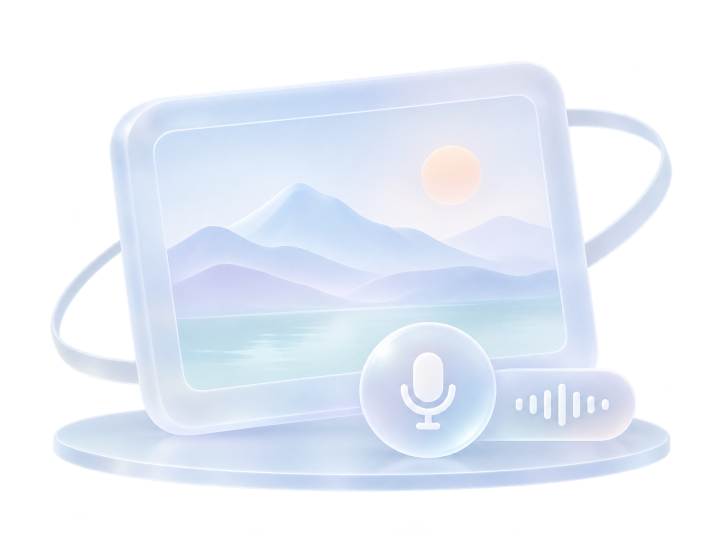
#> input picture miniprogram/design/observation-glass-original.png, 1448 x 1086 px (shown at 1/2 size)
$ python export-glass-art.py
#> lines starting #> are read from the running program, lines starting #| are printed output that depends on the picture
"""Development-only bitmap exports. Requires Pillow; no app runtime dependency.

Run this first, then export-glass-vectors.cjs to composite the editable curves.
The existing portrait, logo and observation task image are never overwritten.
"""
from pathlib import Path
from PIL import Image, ImageDraw, ImageFilter

ROOT = Path(__file__).resolve().parents[1]
W, H = 600, 1200
scene = Image.new('RGB', (W, H), '#dce6f5')
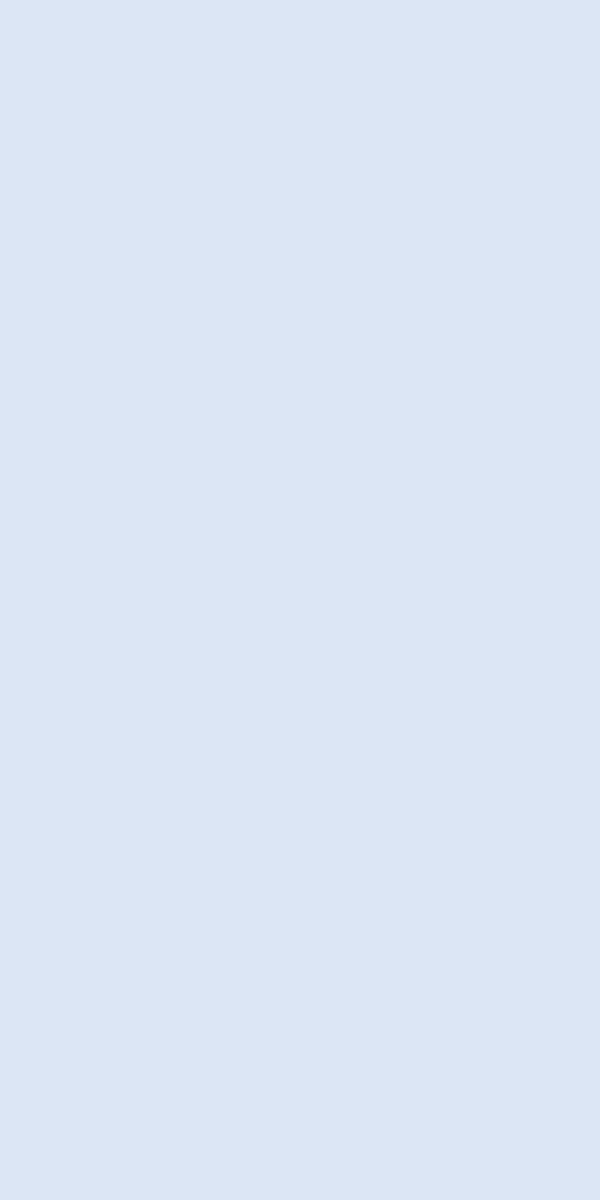
#> scene: PIL image 600x1200 RGB; mean R, G, B 220, 230, 245
glows = [
    ((-120, -150, 600, 500), (228, 238, 249, 210)),
    ((220, 200, 820, 850), (220, 218, 244, 150)),
    ((-220, 600, 400, 1300), (201, 230, 250, 190)),
    ((280, 650, 850, 1120), (244, 225, 220, 210)),
    ((-300, 350, 100, 850), (248, 237, 229, 150)),
    ((100, 950, 650, 1500), (238, 236, 250, 230)),
]
for box, color in glows:
    mask = Image.new('L', (W, H))
    ImageDraw.Draw(mask).ellipse(box, fill=color[3])
    mask = mask.filter(ImageFilter.GaussianBlur(100))
    scene = Image.composite(Image.new('RGB', (W, H), color[:3]), scene, mask)
#> this loop made 6 passes
#> pass 1, `mask = mask.filter(ImageFilter.GaussianBlur(100))`:
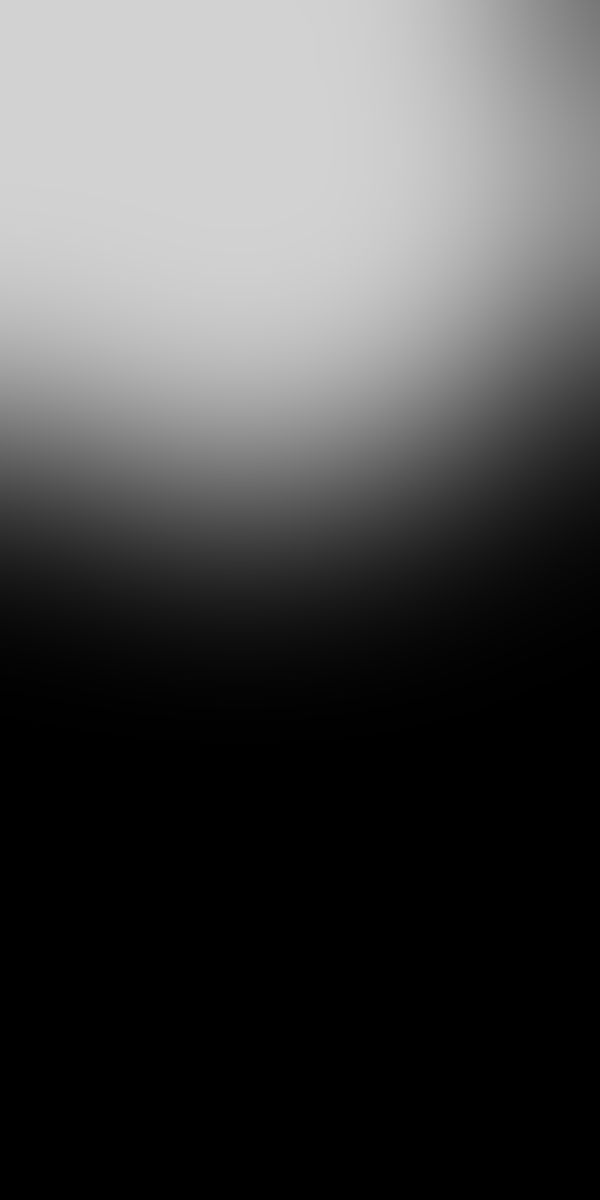
#> mask: PIL image 600x1200 L; min 0, max 210, mean 75.1
#> pass 2, `mask = mask.filter(ImageFilter.GaussianBlur(100))`:
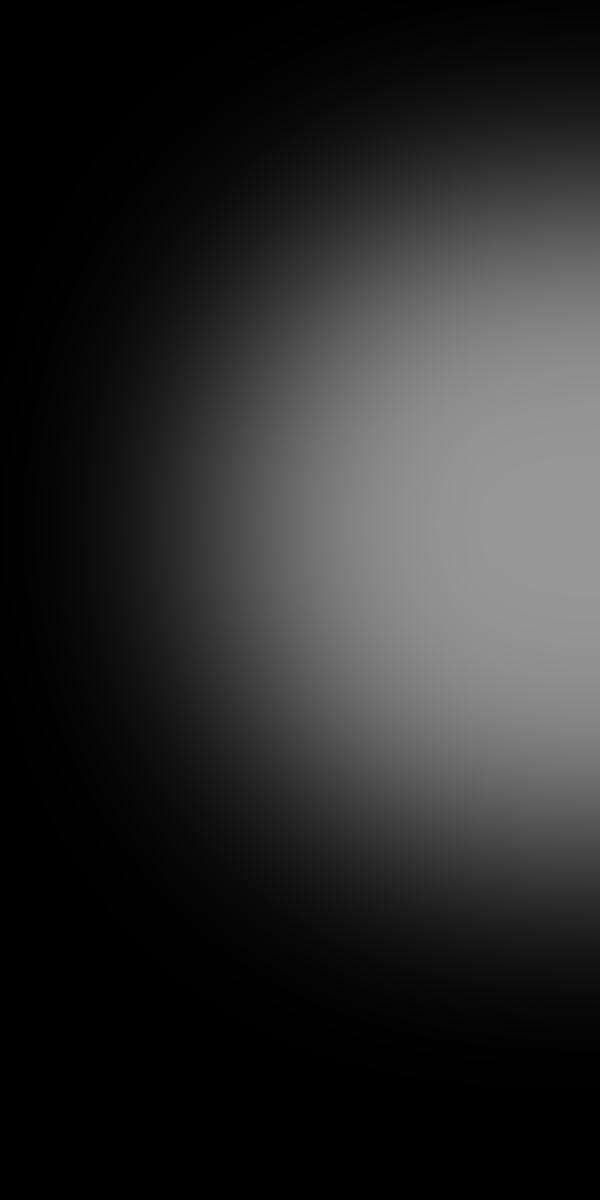
#> mask: PIL image 600x1200 L; min 0, max 150, mean 42.6
#> after the loop:
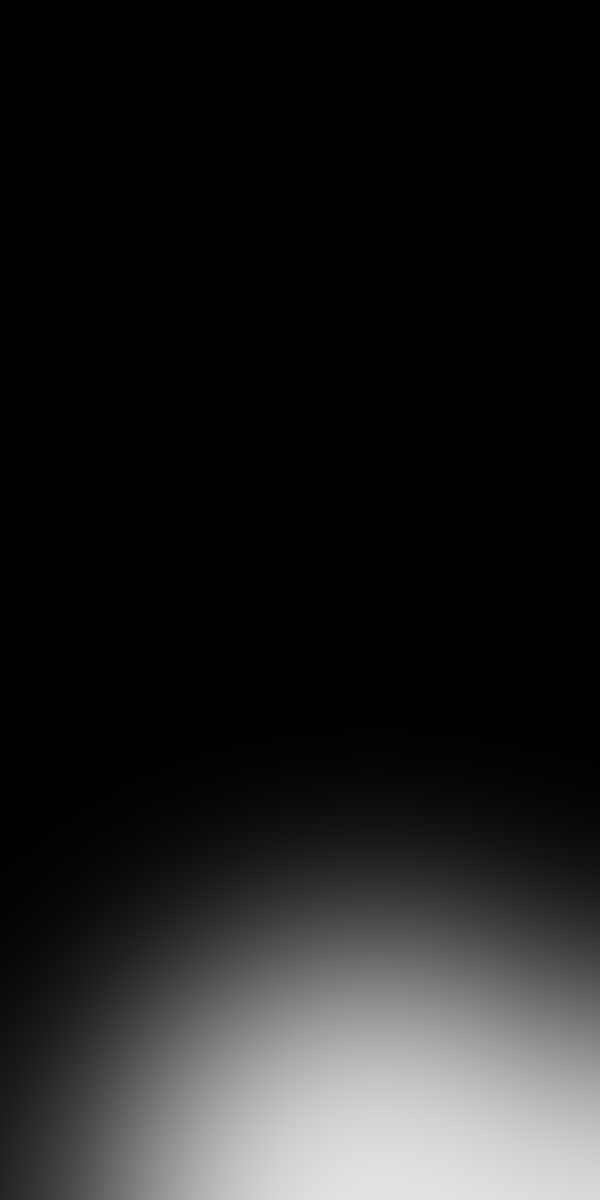
#> mask: PIL image 600x1200 L; min 0, max 227, mean 31.7
scene.save(ROOT / 'assets/scene-atmosphere.png', optimize=True)
art = Image.open(ROOT / 'design/observation-glass-original.png').convert('RGBA')
#> art is the input picture: PIL image 1448x1086 RGBA; mean R, G, B, A 118.9, 125, 134.4, 131.2
art.thumbnail((640, 480), Image.Resampling.LANCZOS)
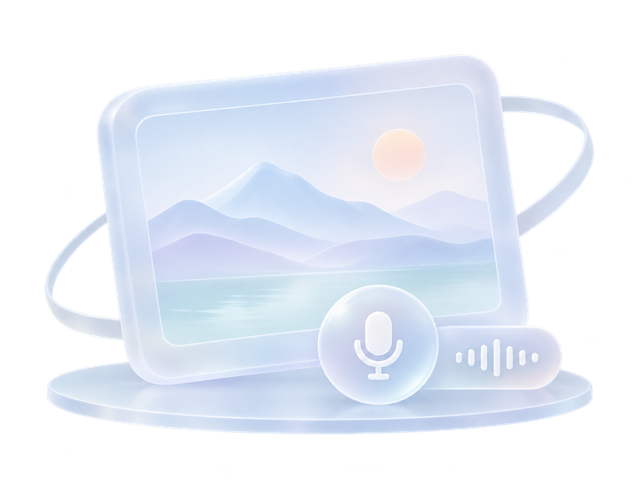
#> art: PIL image 640x480 RGBA; mean R, G, B, A 118.3, 124.4, 133.7, 131.2; transparent parts drawn white
art.save(ROOT / 'assets/illustrations/observation-glass.png', optimize=True)
print('Exported ambient background and transparent illustration; composite vectors next.')
